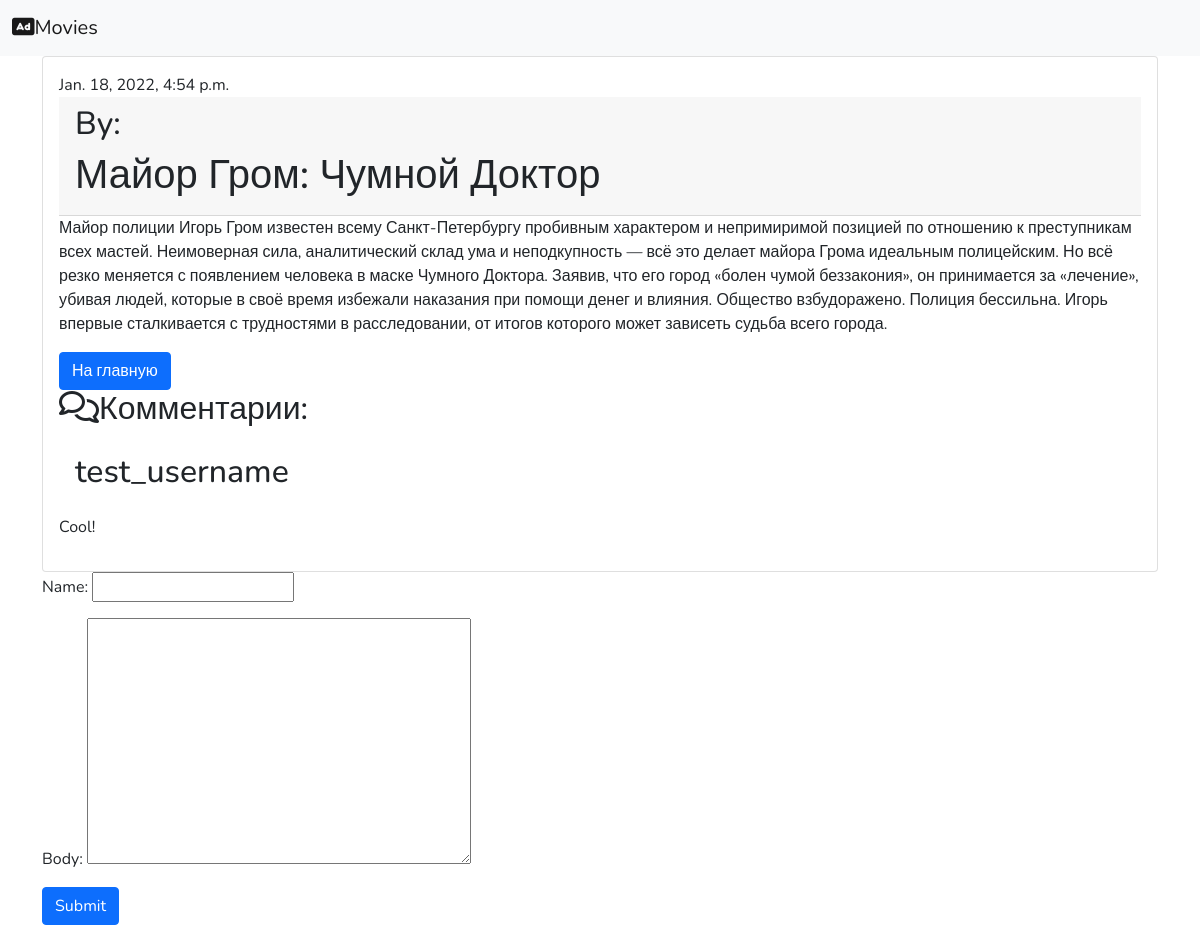
Page /post/6/ on the committed database.
### blog/models.py (models this page shows, shortened)
class Post(models.Model):
    tags = TaggableManager()
    author = models.ForeignKey(settings.AUTH_USER_MODEL, on_delete=models.CASCADE)
    title = models.CharField(max_length=150)
    text = models.TextField()
    created = models.DateTimeField(default=timezone.now)
    category = models.CharField(max_length=150, default='something')

class Comment(models.Model):
    post = models.ForeignKey(Post, related_name='comments', on_delete=models.CASCADE)
    name = models.CharField(max_length=80)
    body = models.TextField()
    created = models.DateTimeField(auto_now_add=True)
    updated = models.DateTimeField(auto_now=True)
    active = models.BooleanField(default=True)
    class Meta:
        verbose_name = 'Комментарий'
        verbose_name_plural = 'Комментарий'
        ordering = ('-created',)

### blog/views.py (the view)
# urls.py: path('post/<int:pk>/', views.post_detail, name='post_detail'),
def post_detail(request, pk):
    post = get_object_or_404(Post, pk=pk)
    comments = post.comments.filter(active=True)
    if request.method == 'POST':
        comment_form = CommentForm(data=request.POST)
        if comment_form.is_valid():
            new_comment = comment_form.save(commit=False)
            new_comment.post = post
            new_comment.save()
    else:
        comment_form = CommentForm()
    return render(request, 'blog/post_detail.html', {'post': post,
                                                     'comments': comments,
                                                     'comment_form': comment_form})

### blog/forms.py
class CommentForm(ModelForm):
    class Meta:
        model = Comment
        fields = ('name', 'body')

### blog/templates/blog/post_detail.html
{% extends 'blog/base.html' %}
{% block content %}
<div class="container">
    <div class="post">
    <div class="card">
    <div class="card-body">
        {% if post.created %}
            <div class="date">
                {{ post.created }}
            </div>
        {%  endif %}
        <div class="card-header">
        <h2>By: {{post.author.first_name}} {{post.author.last_name}}</h2>
        <h1>{{post.title}}</h1>
        </div>
        <div class="card-text">
        <p>{{post.text}}</p>
        </div>
        <a class="btn btn-primary" href="{% url 'post_list' %}" role="button">На главную</a>
        {% for comment in comments %}
        <h2><i class="far fa-comments"></i>Комментарии:</h2>
        <div class="card-body">
        <h2>{{comment.name}}    </h2>
        </div>
        <div class="card-text">
        <p>{{comment.body}}</p>
        </div>
        {% endfor%}
    </div>
    </div>
    </div>
</div>
<div class="container">
<form action="" method="post"> {% csrf_token %}
    {{comment_form.as_p}}
    <input type="submit" class="btn btn-primary">
</form>
</div>
{% endblock %}

### blog/templates/blog/base.html (style rules this page uses)
body { font-family: 'Nunito', sans-serif }
a { text-decoration: none; }

### rows in the picture
Post: created "Jan. 18, 2022, 4:54 p.m.", title "Майор Гром: Чумной Доктор", text "Майор полиции Игорь Гром известен всему Санкт-Петербургу пробивным характером и непримиримой позицией по отношению к преступникам всех мастей. Неимоверная сила, аналитический склад ума и неподкупность — всё это делает майора Грома идеальным полицейским. Но всё резко меняется с появлением человека в маске Чумного Доктора. Заявив, что его город «болен чумой беззакония», он принимается за «лечение», убивая людей, которые в своё время избежали наказания при помощи денег и влияния. Общество взбудоражено. Полиция бессильна. Игорь впервые сталкивается с трудностями в расследовании, от итогов которого может зависеть судьба всего города."
Comment: name "test_username", body "Cool!"
